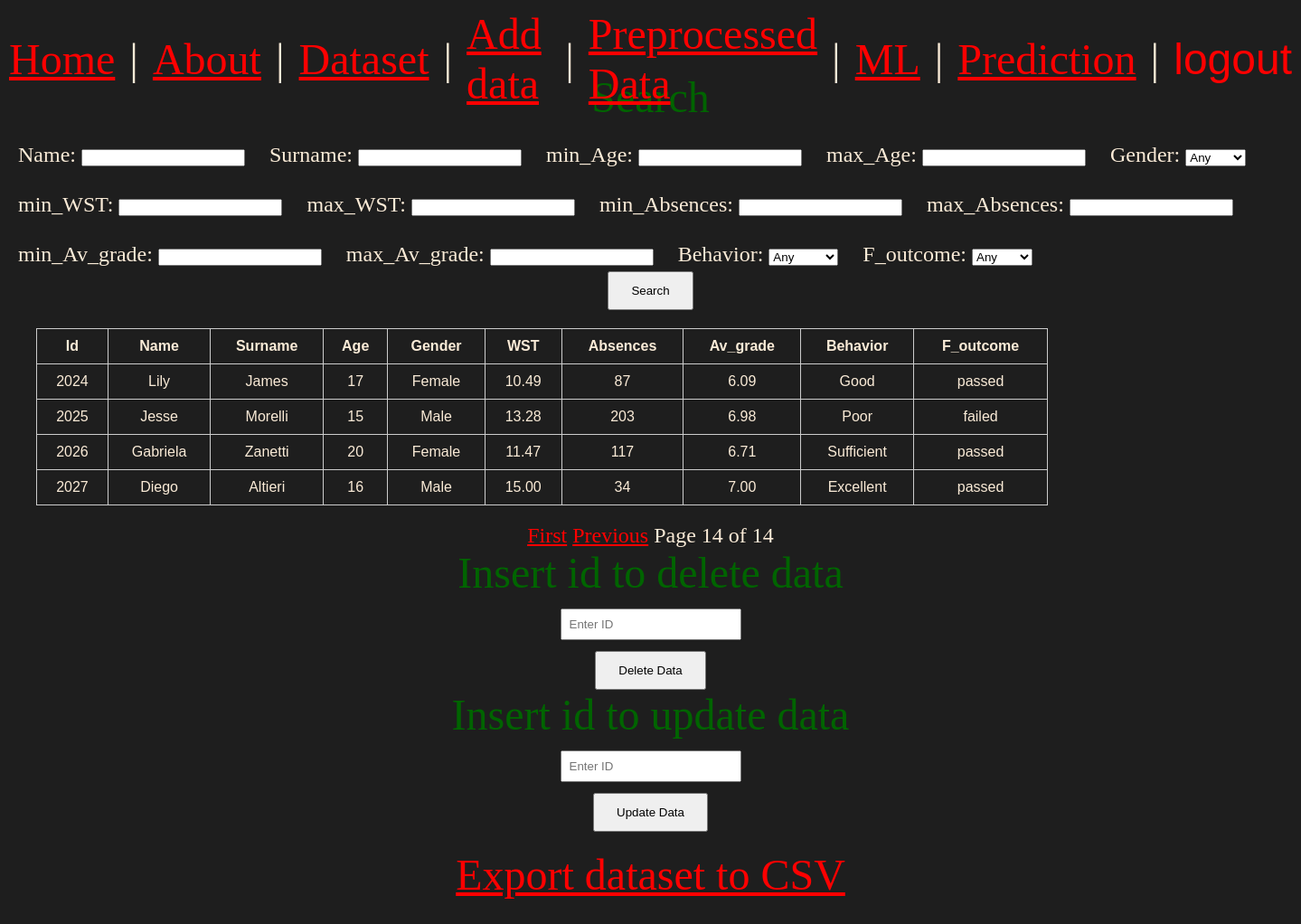
Page /dataset/dataset/?page=30 (signed in) on the earlier database version.
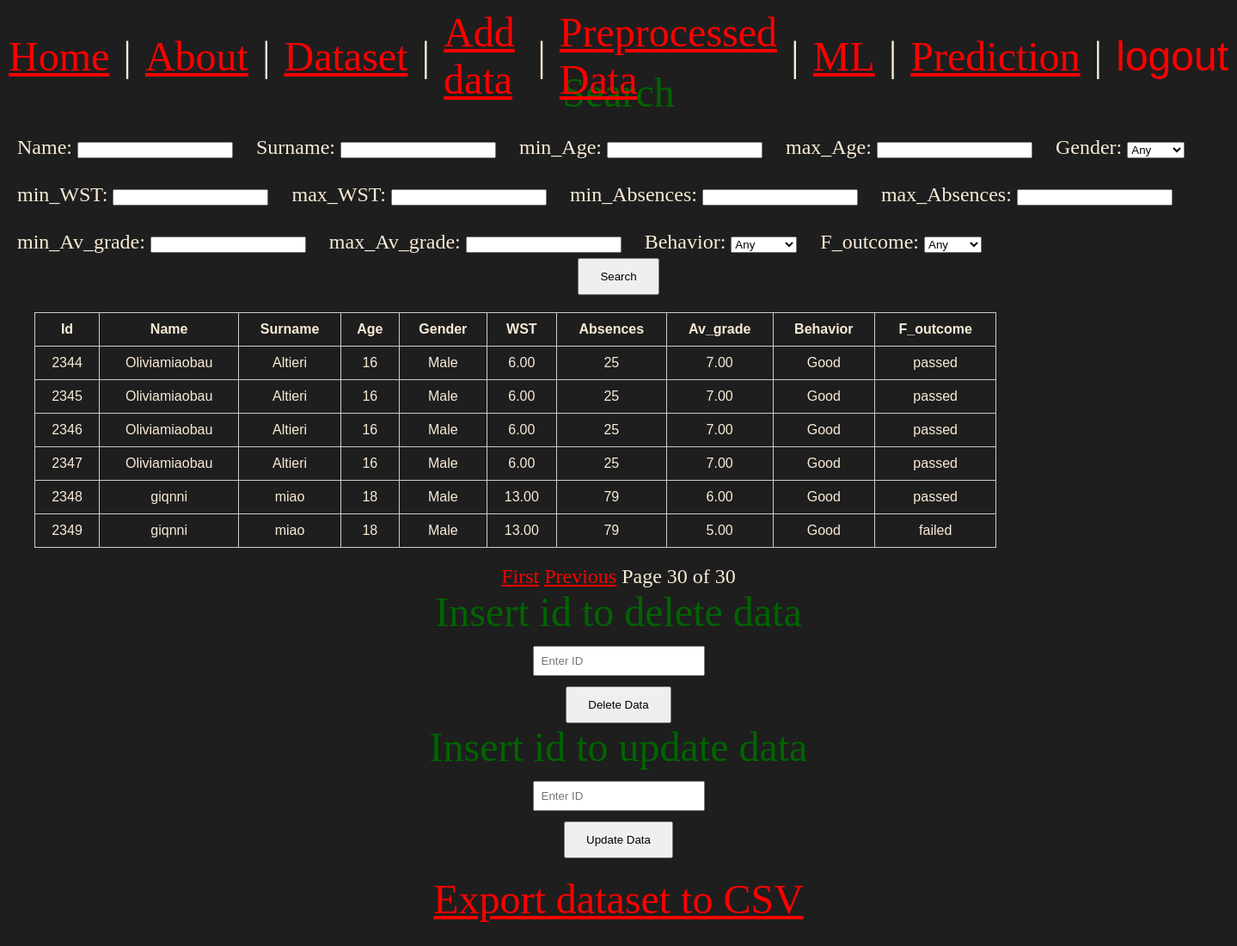
Same page on the later database version.
### dataset/models.py (models this page shows, shortened)
class Data(models.Model):
    user = models.ForeignKey(User, on_delete=models.CASCADE)
    name = models.CharField(max_length = 20)
    surname = models.CharField(max_length = 20)
    age = models.PositiveIntegerField(validators=[MinValueValidator(14),MaxValueValidator(20)])
    gender = models.CharField(choices=[('Male', 'Male'), ('Female', 'Female')])
    weekly_study_time = models.FloatField(validators=[MinValueValidator(0.0)])
    absences = models.PositiveIntegerField(validators=[MaxValueValidator(300)])
    average_grade = models.FloatField(validators=[MinValueValidator(4),MaxValueValidator(10)])
    behavior = models.CharField(choices=[('Excellent', 'Excellent'),
                                                        ('Good', 'Good'),
                                                        ('Sufficient', 'Sufficient'),
                                                        ('Poor', 'Poor')])
    final_outcome =	models.CharField()

### dataset/views.py (the view)
# urls.py: path('dataset/',views.dataset_view, name= 'dataset'),
@login_required(login_url="login")
def dataset_view(request):
    current_user = request.user
    search_data_form = Searchdata_form(request.GET or None)
    data_list = Data.objects.filter(user=current_user).order_by('id')
    if search_data_form.is_valid():
        data_list = search_data(search_data_form,data_list)
    paginator = Paginator(data_list, 20)
    page_number = request.GET.get('page')
    page_obj = paginator.get_page(page_number)
    query_params = request.GET.copy()
    if 'page' in query_params:
        del query_params['page']
    query_string = query_params.urlencode()
    return render(request, 'dataset/dataset.html', {
                                                    'search_data_form': search_data_form,
                                                    'page_obj': page_obj,
                                                    'query_string': query_string,}
                )

### dataset/templates/dataset/dataset.html (shortened to what this page needs)
{% extends 'layout.html' %}
{% load static %}
{% block content %}
    {% include 'partials/search_data.html' with form=search_data_form %}
    {% include 'partials/table_data.html' %}
    {% include 'partials/delete_data.html' %}
    {% include 'partials/update_data.html' %}
    {% include 'partials/export_csv.html' %}
{% endblock content %}

### dataset/templates/partials/table_data.html (shortened to what this page needs)
<div class="data_container">
    <table>
        <thead>
            <tr>
                <th>Id</th>
                <th>Name</th>
                <th>Surname</th>
                <th>Age</th>
                <th>Gender</th>
                <th>WST</th>
                <th>Absences</th>
                <th>Av_grade</th>
                <th>Behavior</th>
                <th>F_outcome</th>
            </tr>
        </thead>
        <tbody>
            {% for data in page_obj %}
                <tr>{{ data.value|floatformat:2 }}
                    <td>{{ data.id }}</td>
                    <td>{{ data.name }}</td>
                    <td>{{ data.surname }}</td>
                    <td>{{ data.age }}</td>
                    <td>{{ data.gender }}</td>
                    <td>{{ data.weekly_study_time|floatformat:2 }}</td>
                    <td>{{ data.absences }}</td>
                    <td>{{ data.average_grade|floatformat:2 }}</td>
                    <td>{{ data.behavior }}</td>
                    <td>{{ data.final_outcome }}</td>
                </tr>
            {% empty %}
                <tr>
                    <td colspan="3">No data available.</td>
                </tr>
            {% endfor %}
        </tbody>
    </table>
    </div>
    <div style="text-align: center; margin-top: 20px;">
    {% if page_obj.has_previous %}
        <a href="?page=1{% if query_string %}&{{ query_string }}{% endif %}">First</a>
        <a href="?page={{ page_obj.previous_page_number }}{% if query_string %}&{{ query_string }}{% endif %}">Previous</a>
    {% endif %}
    <span>Page {{ page_obj.number }} of {{ page_obj.paginator.num_pages }}</span>
    </div>

Differences in the rows shown:
no longer on this page (row unchanged): Data: id "2024", name "Lily", surname "James", age "17", gender "Female", weekly_study_time "10.49", absences "87", average_grade "6.09", behavior "Good", final_outcome "passed"
no longer on this page (row unchanged): Data: id "2025", name "Jesse", surname "Morelli", age "15", gender "Male", weekly_study_time "13.28", absences "203", average_grade "6.98", behavior "Poor", final_outcome "failed"
no longer on this page (row unchanged): Data: id "2026", name "Gabriela", surname "Zanetti", age "20", gender "Female", weekly_study_time "11.47", absences "117", average_grade "6.71", behavior "Sufficient", final_outcome "passed"
no longer on this page (row unchanged): Data: id "2027", name "Diego", surname "Altieri", age "16", gender "Male", weekly_study_time "15.00", absences "34", average_grade "7.00", behavior "Excellent", final_outcome "passed"
added Data: id "2344", name "Oliviamiaobau", surname "Altieri", age "16", gender "Male", weekly_study_time "6.00", absences "25", average_grade "7.00", behavior "Good", final_outcome "passed"
added Data: id "2345", name "Oliviamiaobau", surname "Altieri", age "16", gender "Male", weekly_study_time "6.00", absences "25", average_grade "7.00", behavior "Good", final_outcome "passed"
added Data: id "2346", name "Oliviamiaobau", surname "Altieri", age "16", gender "Male", weekly_study_time "6.00", absences "25", average_grade "7.00", behavior "Good", final_outcome "passed"
added Data: id "2347", name "Oliviamiaobau", surname "Altieri", age "16", gender "Male", weekly_study_time "6.00", absences "25", average_grade "7.00", behavior "Good", final_outcome "passed"
added Data: id "2348", name "giqnni", surname "miao", age "18", gender "Male", weekly_study_time "13.00", absences "79", average_grade "6.00", behavior "Good", final_outcome "passed"
added Data: id "2349", name "giqnni", surname "miao", age "18", gender "Male", weekly_study_time "13.00", absences "79", average_grade "5.00", behavior "Good", final_outcome "failed"
Other differences:
{{ page_obj.number }}: "14" → "30"
{{ page_obj.paginator.num_pages }}: "14" → "30"
